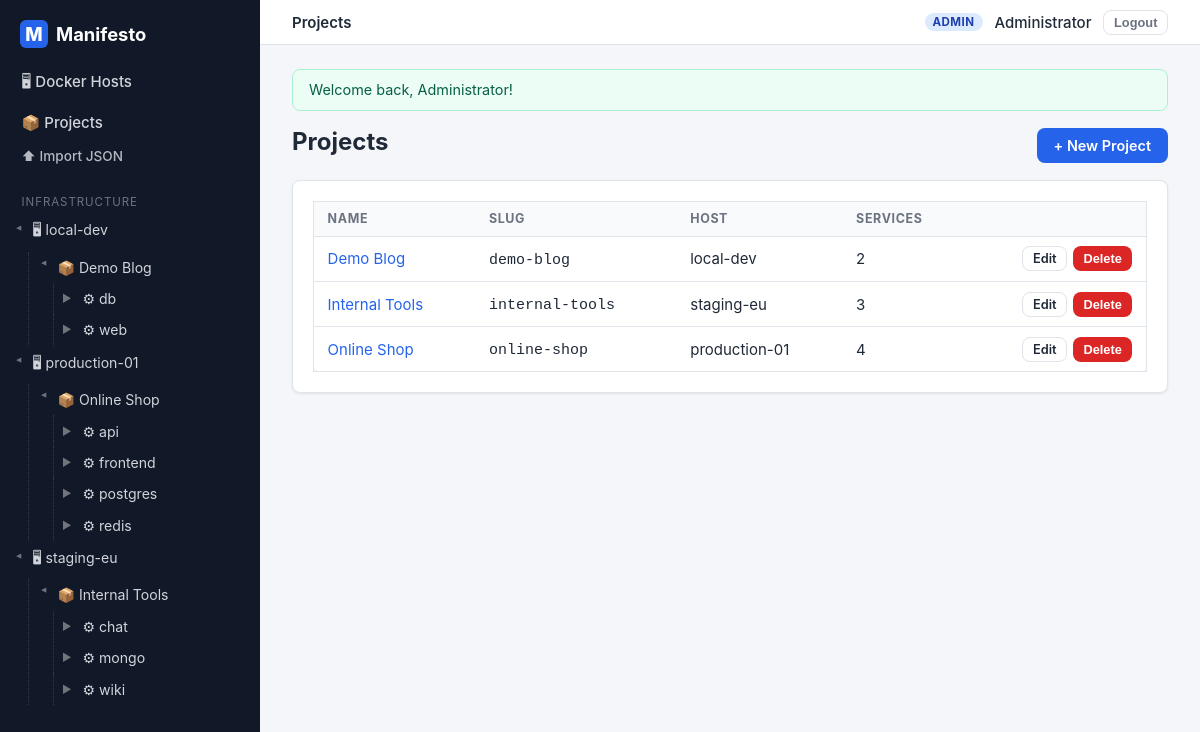
/projects (signed in), run on the app's committed database.
### tables this page shows
CREATE TABLE service (
    id                   INT UNSIGNED AUTO_INCREMENT PRIMARY KEY,
    project_id           INT UNSIGNED NOT NULL,
    name                 VARCHAR(128) NOT NULL,
    image                VARCHAR(255) NOT NULL,
    restart_policy       ENUM('no','always','on-failure','unless-stopped') NOT NULL DEFAULT 'unless-stopped',
    notes                TEXT NULL,
    command              VARCHAR(512) NULL,
    working_dir          VARCHAR(255) NULL,
    depends_on           VARCHAR(512) NULL COMMENT 'Comma-separated service names',
    build_context        VARCHAR(255) NULL COMMENT 'Path to Dockerfile context, e.g. ./api',
    dockerfile_content   LONGTEXT NULL COMMENT 'Inline Dockerfile content',
    healthcheck_cmd      VARCHAR(512) NULL,
    healthcheck_interval VARCHAR(32) NULL DEFAULT '30s',
    network_mode         VARCHAR(64) NULL,
    created_at           TIMESTAMP NOT NULL DEFAULT CURRENT_TIMESTAMP,
    updated_at           TIMESTAMP NOT NULL DEFAULT CURRENT_TIMESTAMP ON UPDATE CURRENT_TIMESTAMP,
    UNIQUE KEY uq_service_name_per_project (project_id, name),
    CONSTRAINT fk_service_project FOREIGN KEY (project_id)
        REFERENCES project (id) ON DELETE CASCADE
);

CREATE TABLE project (
    id             INT UNSIGNED AUTO_INCREMENT PRIMARY KEY,
    docker_host_id INT UNSIGNED NOT NULL,
    name           VARCHAR(128) NOT NULL,
    slug           VARCHAR(128) NOT NULL,
    description    TEXT NULL,
    created_at     TIMESTAMP NOT NULL DEFAULT CURRENT_TIMESTAMP,
    updated_at     TIMESTAMP NOT NULL DEFAULT CURRENT_TIMESTAMP ON UPDATE CURRENT_TIMESTAMP,
    UNIQUE KEY uq_project_slug (slug),
    KEY idx_project_host (docker_host_id),
    CONSTRAINT fk_project_host FOREIGN KEY (docker_host_id)
        REFERENCES docker_host (id) ON DELETE RESTRICT
);

CREATE TABLE docker_host (
    id             INT UNSIGNED AUTO_INCREMENT PRIMARY KEY,
    name           VARCHAR(128) NOT NULL,
    ip_address     VARCHAR(45)  NULL,
    os             VARCHAR(128) NULL,
    docker_version VARCHAR(32)  NULL,
    notes          TEXT         NULL,
    created_at     TIMESTAMP NOT NULL DEFAULT CURRENT_TIMESTAMP,
    updated_at     TIMESTAMP NOT NULL DEFAULT CURRENT_TIMESTAMP ON UPDATE CURRENT_TIMESTAMP
);

### src/Core/ViewRenderer.php (called while the page is built, shortened)
<?php
final class ViewRenderer
{
    private static string $viewsPath = __DIR__ . '/../Views';
    public static function render(string $template, array $data = [], string $layout = 'app'): string
    {
        $data['currentUser'] = Auth::user();
        $data['flashes']     = Session::pullFlashes();
        if ($layout === 'app') {
            $data['sidebarTree'] = (new TreeRepository())->fullTree();
        }
        $content = self::renderFile(self::file($template), $data);
        $data['content'] = $content;
        return self::renderFile(self::file('layouts/' . $layout), $data);
    }
    private static function file(string $template): string
    {
        return self::$viewsPath . '/' . $template . '.php';
    }
    private static function renderFile(string $file, array $data): string
    {
        extract($data, EXTR_SKIP);
        require $file;
        return (string) ob_get_clean();
    }
}

### src/Controllers/ProjectController.php (called while the page is built, shortened)
<?php
final class ProjectController
{
    private ProjectRepository $projects;
    public function __construct()
    {
        $this->projects = new ProjectRepository();
    }
    public function index(Request $request): void
    {
        Response::view('projects/index', [
            'title'    => 'Projects',
            'projects' => $this->projects->allWithHost(),
        ]);
    }
}

### public/index.php (called while the page is built, shortened)
<?php
$request = Request::capture();
$router = new Router(require MANIFESTO_ROOT . '/config/routes.php');
$router->dispatch($request);

### src/Core/Request.php (called while the page is built, shortened)
<?php
final class Request
{
    private static ?string $basePath = null;
    public static function basePath(): string
    {
        if (self::$basePath === null) {
            $scriptDir = str_replace('\\', '/', dirname($_SERVER['SCRIPT_NAME'] ?? '/'));
            $scriptDir = rtrim($scriptDir, '/');
            self::$basePath = $scriptDir === '/' ? '' : $scriptDir;
        }
        return self::$basePath;
    }
}

### src/Core/helpers.php (called while the page is built, shortened)
<?php
function e(?string $value): string
{
    return htmlspecialchars($value ?? '', ENT_QUOTES, 'UTF-8');
}
function url(string $path = '/'): string
{
    $base = Request::basePath();
    return $base . '/' . ltrim($path, '/');
}

### src/Repositories/TreeRepository.php (called while the page is built, shortened)
<?php
final class TreeRepository
{
    public function fullTree(): array
    {
        $pdo = Database::pdo();
        $hosts = [];
        foreach ($pdo->query('SELECT id, name FROM docker_host ORDER BY name') as $row) {
            $row['projects'] = [];
            $hosts[(int) $row['id']] = $row;
        }
        $projects = [];
        foreach ($pdo->query('SELECT id, docker_host_id, name FROM project ORDER BY name') as $row) {
            $row['services'] = [];
            $projects[(int) $row['id']] = $row;
        }
        $services = [];
        foreach ($pdo->query('SELECT id, project_id, name FROM service ORDER BY name') as $row) {
            $row['webapps'] = [];
            $services[(int) $row['id']] = $row;
        }
        foreach ($pdo->query('SELECT id, service_id, name FROM web_app ORDER BY name') as $row) {
            $sid = (int) $row['service_id'];
            if (isset($services[$sid])) {
                $services[$sid]['webapps'][] = $row;
            }
        }
        foreach ($services as $service) {
            $pid = (int) $service['project_id'];
            if (isset($projects[$pid])) {
                $projects[$pid]['services'][] = $service;
            }
        }
        foreach ($projects as $project) {
            $hid = (int) $project['docker_host_id'];
            if (isset($hosts[$hid])) {
                $hosts[$hid]['projects'][] = $project;
            }
        }
        return array_values($hosts);
    }
}

### src/Core/Database.php (called while the page is built, shortened)
<?php
final class Database
{
    private static ?PDO $pdo = null;
    private static array $config;
    public static function configure(array $config): void
    {
        self::$config = $config;
    }
    public static function pdo(): PDO
    {
        if (self::$pdo === null) {
            $c = self::$config;
            $dsn = sprintf(
                'mysql:host=%s;port=%s;dbname=%s;charset=utf8mb4',
                $c['host'],
                $c['port'],
                $c['name']
            );
            self::$pdo = new PDO($dsn, $c['user'], $c['pass'], [
                PDO::ATTR_ERRMODE            => PDO::ERRMODE_EXCEPTION,
                PDO::ATTR_DEFAULT_FETCH_MODE => PDO::FETCH_ASSOC,
                PDO::ATTR_EMULATE_PREPARES   => false,
            ]);
        }
        return self::$pdo;
    }
}

### src/Repositories/ProjectRepository.php (called while the page is built, shortened)
<?php
final class ProjectRepository
{
    public function allWithHost(): array
    {
        $stmt = Database::pdo()->prepare(
            'SELECT p.id, p.docker_host_id, p.name, p.slug, p.description,
                    p.created_at, p.updated_at,
                    h.name AS host_name,
                    COUNT(s.id) AS service_count
             FROM project p
             JOIN docker_host h ON h.id = p.docker_host_id
             LEFT JOIN service s ON s.project_id = p.id
             GROUP BY p.id, p.docker_host_id, p.name, p.slug, p.description,
                      p.created_at, p.updated_at, h.name
             ORDER BY p.name'
        );
        $stmt->execute();
        return $stmt->fetchAll();
    }
}

### src/Views/projects/index.php (the view, shortened to what this page needs)
<div class="page-head">
    <h1>Projects</h1>
    <?php if (($currentUser['role'] ?? '') === 'admin'): ?>
        <div class="page-actions">
            <a class="btn btn-primary" href="<?= url('/projects/create') ?>">+ New Project</a>
        </div>
    <?php endif; ?>
</div>
<?php if ($projects === []): ?>
    <div class="empty-state">
        <p>No projects declared yet.</p>
        <?php if (($currentUser['role'] ?? '') === 'admin'): ?>
            <a class="btn btn-primary" href="<?= url('/projects/create') ?>">+ New Project</a>
        <?php endif; ?>
    </div>
<?php else: ?>
    <div class="card">
        <div class="table-wrap">
            <table class="table">
                <thead>
                <tr>
                    <th>Name</th>
                    <th>Slug</th>
                    <th>Host</th>
                    <th>Services</th>
                    <th></th>
                </tr>
                </thead>
                <tbody>
                <?php foreach ($projects as $project): ?>
                    <tr>
                        <td><a href="<?= url('/projects/' . (int) $project['id']) ?>"><?= e($project['name']) ?></a></td>
                        <td><code><?= e($project['slug']) ?></code></td>
                        <td><?= e($project['host_name']) ?></td>
                        <td><?= (int) $project['service_count'] ?></td>
                        <td>
                            <?php if (($currentUser['role'] ?? '') === 'admin'): ?>
                                <div class="actions">
                                    <a class="btn btn-secondary btn-sm" href="<?= url('/projects/' . (int) $project['id'] . '/edit') ?>">Edit</a>
                                    <form method="post" action="<?= url('/projects/' . (int) $project['id'] . '/delete') ?>" data-confirm="Delete project &quot;<?= e($project['name']) ?>&quot; and all its services?">
                                        <button type="submit" class="btn btn-danger btn-sm">Delete</button>
                                    </form>
                                </div>
                            <?php endif; ?>
                        </td>
                    </tr>
                <?php endforeach; ?>
                </tbody>
            </table>
        </div>
    </div>
<?php endif; ?>

### src/Core/Router.php (shortened to what this page needs)
<?php
final class Router
{
    public function dispatch(Request $request): never
    {
        foreach ($this->routes as $route) {
            [$method, $pattern, $class, $action] = $route;
            if ($method !== $request->method) {
                continue;
            }
            $params = $this->match($pattern, $request->path);
            if ($params === null) {
                continue;
            }
            $request->setRouteParams($params);
            $controller = new $class();
            $controller->$action($request, ...array_values($params));
            exit;
        }
    }
    private function match(string $pattern, string $path): ?array
    {
        $regex = preg_replace('/\{(\w+)\}/', '(?P<$1>[^/]+)', $pattern);
        if (!preg_match('#^' . $regex . '$#', $path, $m)) {
            return null;
        }
        return array_filter($m, 'is_string', ARRAY_FILTER_USE_KEY);
    }
}

### src/Views/partials/sidebar.php (shortened to what this page needs)
<?php
$tree = $sidebarTree ?? [];
?>
<aside class="sidebar">
    <a class="sidebar-brand" href="<?= url('/') ?>">
        <span class="brand-mark">M</span> Manifesto
    </a>
    <nav class="sidebar-nav">
        <a href="<?= url('/docker-hosts') ?>">🖥 Docker Hosts</a>
        <a href="<?= url('/projects') ?>">📦 Projects</a>
        <?php if (($currentUser['role'] ?? '') === 'admin'): ?>
            <a href="<?= url('/projects/import') ?>" style="font-size:.85rem;opacity:.85;">⬆ Import JSON</a>
        <?php endif; ?>
    </nav>
    <div class="sidebar-tree">
        <div class="tree-title">Infrastructure</div>
        <?php foreach ($tree as $host): ?>
            <details open>
                <summary>
                    <a class="tree-link tree-host" href="<?= url('/docker-hosts/' . $host['id']) ?>">🖥 <?= e($host['name']) ?></a>
                </summary>
                <?php foreach ($host['projects'] as $project): ?>
                    <details open class="tree-indent">
                        <summary>
                            <a class="tree-link tree-project" href="<?= url('/projects/' . $project['id']) ?>">📦 <?= e($project['name']) ?></a>
                        </summary>
                        <?php foreach ($project['services'] as $service): ?>
                            <details class="tree-indent">
                                <summary>
                                    <a class="tree-link tree-service" href="<?= url('/services/' . $service['id']) ?>">⚙ <?= e($service['name']) ?></a>
                                </summary>
                            </details>
                        <?php endforeach; ?>
                    </details>
                <?php endforeach; ?>
            </details>
        <?php endforeach; ?>
    </div>
</aside>

### data on the page
service: name "db"
service: name "web"
service: name "api"
service: name "frontend"
service: name "postgres"
service: name "redis"
service: name "chat"
service: name "mongo"
service: name "wiki"
project: name "Demo Blog", slug "demo-blog", docker_host.name "local-dev", service_count "2"
project: name "Internal Tools", slug "internal-tools", docker_host.name "staging-eu", service_count "3"
project: name "Online Shop", slug "online-shop", docker_host.name "production-01", service_count "4"

### other printed values
$host['name'] "local-dev"
$project['name'] "Demo Blog"
$host['name'] "production-01"
$project['name'] "Online Shop"
$host['name'] "staging-eu"
$project['name'] "Internal Tools"
$flash['message'] "Welcome back, Administrator!"
